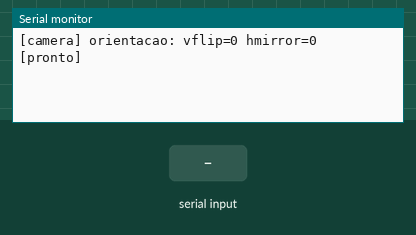
Recording of a sketch running on a simulated ESP32. Parts: the last lines printed to the serial monitor. The inputs (shaded band) are chosen by the test bench. EEPROM starts erased; the camera gives no picture.

Above: at 2.8 s.
2.9 s: "C" received over Serial
At 4.0 s:
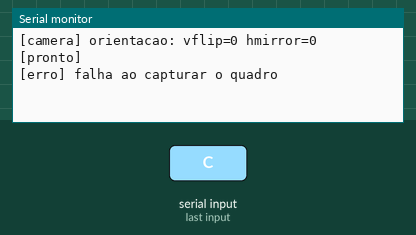
4.6 s: "P" received over Serial
At 6.0 s:
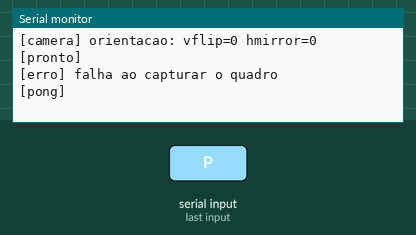

The sketch:

captura_quadros.ino
```cpp
// ============================================================
// captura_quadros.ino
//
// Captura QUADROS CRUS 160x120 em tons de cinza, exatamente como o firmware de B
// (test_images/debug_ocr_esp32cam) os entrega ao modelo, e os manda pela Serial sem JPEG e
// sem nenhuma anotação desenhada. Serve para montar o conjunto de teste do experimento
// hibrido_a_b: quadros no modo de operação de B (câmera colada na janela de dígitos), com a leitura
// anotada pelo script capturar_quadros.py.
//
// Por que um sketch novo: o debug_ocr_esp32cam manda o quadro DEPOIS de desenhar o retângulo e as
// linhas-guia e o comprime em JPEG (qualidade 80), então as imagens dele não servem como dado de teste.
//
// Protocolo (115200 baud):
//   PC -> placa:  'C'   captura e envia um quadro
//                 'P'   responde "[pong]" (teste de conexão)
//   placa -> PC:  "[pronto]\n" ao iniciar
//                 "<FRAME_START>" + 19200 bytes crus (linha a linha, 1 byte por pixel) + "<FRAME_END>\n"
//
// Configuração da câmera: a mesma do debug_ocr_esp32cam (QQVGA, cinza, 1 buffer na PSRAM, XCLK 20 MHz).
// Board: "AI Thinker ESP32-CAM" com PSRAM: Enabled. Não precisa de TensorFlow nem da partição Huge APP.
// ============================================================

#include "esp_camera.h"
#include <Preferences.h>

#define PWDN_GPIO_NUM     32
#define RESET_GPIO_NUM    -1
#define XCLK_GPIO_NUM      0
#define SIOD_GPIO_NUM     26
#define SIOC_GPIO_NUM     27
#define Y9_GPIO_NUM       35
#define Y8_GPIO_NUM       34
#define Y7_GPIO_NUM       39
#define Y6_GPIO_NUM       36
#define Y5_GPIO_NUM       21
#define Y4_GPIO_NUM       19
#define Y3_GPIO_NUM       18
#define Y2_GPIO_NUM        5
#define VSYNC_GPIO_NUM    25
#define HREF_GPIO_NUM     23
#define PCLK_GPIO_NUM     22

static const int CAM_W = 160;
static const int CAM_H = 120;
// Quadros descartados antes do que será enviado: o primeiro quadro após um tempo parado pode ser
// antigo ou mal exposto (a exposição automática se ajusta ao longo dos primeiros quadros).
static const int QUADROS_DESCARTADOS = 3;

// Orientacao do quadro gravada pelo calibrar_roi_esp32cam (NVS "roi", chaves "vflip" e "hmirror"),
// para camera montada de cabeca para baixo ou espelhada. Vai no sensor, entao o quadro ja sai de pe
// e a ROI (em pixels) vale igual em todos os firmwares. Sem nada salvo, nao mexe.
void aplicarGiroSalvo() {
  Preferences p;
  bool v = false, h = false;
  if (p.begin("roi", true)) {
    v = p.getBool("vflip", false);
    h = p.getBool("hmirror", false);
    p.end();
  }
  sensor_t* s = esp_camera_sensor_get();
  if (s) {
    s->set_vflip(s, v ? 1 : 0);
    s->set_hmirror(s, h ? 1 : 0);
  }
  Serial.printf("[camera] orientacao: vflip=%d hmirror=%d\n", v ? 1 : 0, h ? 1 : 0);
}

bool iniciarCamera() {
  camera_config_t config = {};
  config.ledc_channel = LEDC_CHANNEL_0;
  config.ledc_timer   = LEDC_TIMER_0;
  config.pin_d0 = Y2_GPIO_NUM; config.pin_d1 = Y3_GPIO_NUM;
  config.pin_d2 = Y4_GPIO_NUM; config.pin_d3 = Y5_GPIO_NUM;
  config.pin_d4 = Y6_GPIO_NUM; config.pin_d5 = Y7_GPIO_NUM;
  config.pin_d6 = Y8_GPIO_NUM; config.pin_d7 = Y9_GPIO_NUM;
  config.pin_xclk  = XCLK_GPIO_NUM;  config.pin_pclk  = PCLK_GPIO_NUM;
  config.pin_vsync = VSYNC_GPIO_NUM; config.pin_href  = HREF_GPIO_NUM;
  config.pin_sscb_sda = SIOD_GPIO_NUM; config.pin_sscb_scl = SIOC_GPIO_NUM;
  config.pin_pwdn  = PWDN_GPIO_NUM;  config.pin_reset = RESET_GPIO_NUM;
  config.xclk_freq_hz = 20000000;
  config.pixel_format = PIXFORMAT_GRAYSCALE;
  config.frame_size   = FRAMESIZE_QQVGA;  // 160x120
  config.fb_count     = 1;
  config.fb_location  = CAMERA_FB_IN_PSRAM;
  config.grab_mode    = CAMERA_GRAB_WHEN_EMPTY;

  esp_err_t err = esp_camera_init(&config);
  if (err != ESP_OK) {
    Serial.printf("[camera] erro: 0x%x\n", err);
    return false;
  }
  aplicarGiroSalvo();
  delay(300);
  return true;
}

void enviarQuadro() {
  for (int i = 0; i < QUADROS_DESCARTADOS; i++) {
    camera_fb_t *d = esp_camera_fb_get();
    if (d) esp_camera_fb_return(d);
  }
  camera_fb_t *fb = esp_camera_fb_get();
  if (!fb || fb->len != (size_t)(CAM_W * CAM_H)) {
    Serial.println("[erro] falha ao capturar o quadro");
    if (fb) esp_camera_fb_return(fb);
    return;
  }
  Serial.print("<FRAME_START>");
  Serial.write(fb->buf, fb->len);
  Serial.print("<FRAME_END>");
  Serial.println();
  esp_camera_fb_return(fb);
}

void setup() {
  Serial.begin(115200);
  delay(1000);
  if (!iniciarCamera()) {
    Serial.println("Falha na camera. Parando.");
    while (true) delay(1000);
  }
  Serial.println("[pronto]");
}

void loop() {
  while (Serial.available()) {
    char c = Serial.read();
    if (c == 'C') enviarQuadro();
    else if (c == 'P') Serial.println("[pong]");
  }
  delay(5);
}
```

Measured:
- after the input at 2.9 s, the serial monitor: prints a new line after 0.24 s (image 1)
- after the input at 4.6 s, the serial monitor: prints a new line at once (image 2)
